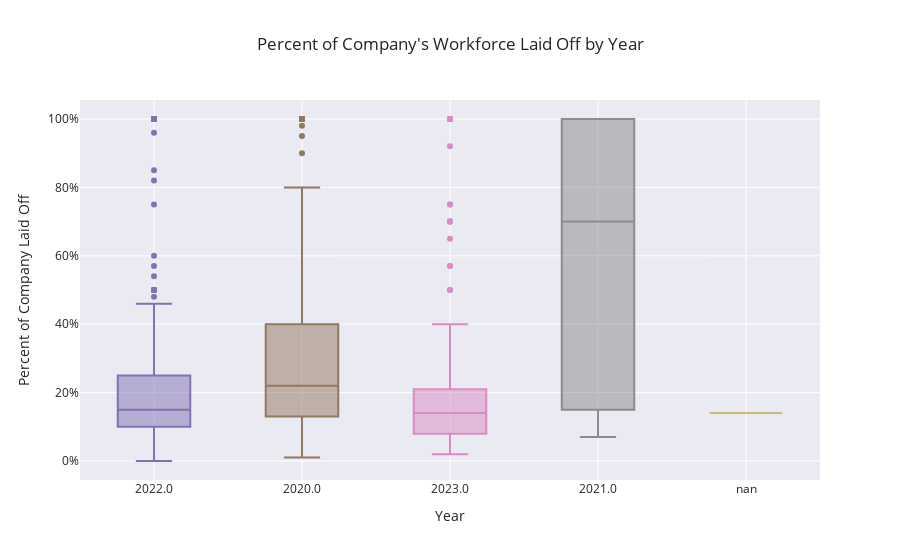

The cell this chart's notebook holds for it:
### Code cell
# take a look at the distribution of the percentage of layoffs in a company.  If a company is laying
# off a small percentage of their staff they could just be letting go of their worst performers or extra
# people hired in 2021

fig = px.box(
    layoffs_perc,
    x="year",
    y="percentage_laid_off",
    color="year",
    category_orders={"year": ["2020", "2021", "2022", "2023"]},
    template="seaborn",
    title="Percent of Company's Workforce Laid Off by Year",
    labels={"percentage_laid_off": "Percent of Company Laid Off", "year": "Year"},
)
fig.layout.yaxis.tickformat = ",.0%"
fig.layout.update(showlegend=False)

fig.show()

### Figure 1 — Plotly figure (JSON) as saved in the notebook; plotly's stock layout.template omitted (floating-point values rounded to 4 significant figures; data arrays with more than 128 entries replaced by an {"elided": "..."} marker saying what was removed)
{"data": [{"alignmentgroup": "True", "hovertemplate": "Year=%{x}<br>Percent of Company Laid Off=%{y}<extra></extra>", "legendgroup": "2022.0", "marker": {"color": "rgb(129,114,179)"}, "name": "2022.0", "notched": false, "offsetgroup": "2022.0", "orientation": "v", "showlegend": true, "type": "box", "x": {"elided": "512 str values"}, "x0": " ", "xaxis": "x", "y": {"elided": "512 float values"}, "y0": " ", "yaxis": "y"}, {"alignmentgroup": "True", "hovertemplate": "Year=%{x}<br>Percent of Company Laid Off=%{y}<extra></extra>", "legendgroup": "2020.0", "marker": {"color": "rgb(147,120,96)"}, "name": "2020.0", "notched": false, "offsetgroup": "2020.0", "orientation": "v", "showlegend": true, "type": "box", "x": {"elided": "298 str values"}, "x0": " ", "xaxis": "x", "y": {"elided": "298 float values"}, "y0": " ", "yaxis": "y"}, {"alignmentgroup": "True", "hovertemplate": "Year=%{x}<br>Percent of Company Laid Off=%{y}<extra></extra>", "legendgroup": "2023.0", "marker": {"color": "rgb(218,139,195)"}, "name": "2023.0", "notched": false, "offsetgroup": "2023.0", "orientation": "v", "showlegend": true, "type": "box", "x": {"elided": "242 str values"}, "x0": " ", "xaxis": "x", "y": {"elided": "242 float values"}, "y0": " ", "yaxis": "y"}, {"alignmentgroup": "True", "hovertemplate": "Year=%{x}<br>Percent of Company Laid Off=%{y}<extra></extra>", "legendgroup": "2021.0", "marker": {"color": "rgb(140,140,140)"}, "name": "2021.0", "notched": false, "offsetgroup": "2021.0", "orientation": "v", "showlegend": true, "type": "box", "x": ["2021.0", "2021.0", "2021.0", "2021.0", "2021.0", "2021.0", "2021.0", "2021.0", "2021.0", "2021.0", "2021.0", "2021.0", "2021.0", "2021.0"], "x0": " ", "xaxis": "x", "y": [1, 0.09, 0.27, 0.15, 0.5, 1, 1, 1, 0.07, 1, 0.15, 1, 0.9, 0.25], "y0": " ", "yaxis": "y"}, {"alignmentgroup": "True", "hovertemplate": "Year=%{x}<br>Percent of Company Laid Off=%{y}<extra></extra>", "legendgroup": "nan", "marker": {"color": "rgb(204,185,116)"}, "name": "nan", "notched": false, "offsetgroup": "nan", "orientation": "v", "showlegend": true, "type": "box", "x": ["nan"], "x0": " ", "xaxis": "x", "y": [0.14], "y0": " ", "yaxis": "y"}], "layout": {"boxmode": "overlay", "legend": {"title": {"text": "Year"}, "tracegroupgap": 0}, "showlegend": false, "title": {"text": "Percent of Company's Workforce Laid Off by Year"}, "xaxis": {"anchor": "y", "categoryarray": ["2020", "2021", "2022", "2023", "2022.0", "2020.0", "2023.0", "2021.0", "nan"], "categoryorder": "array", "domain": [0, 1], "title": {"text": "Year"}}, "yaxis": {"anchor": "x", "domain": [0, 1], "tickformat": ",.0%", "title": {"text": "Percent of Company Laid Off"}}}}
